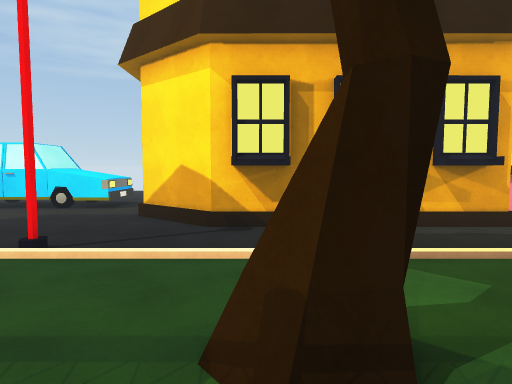
[1] (above)

18 first-person views from a walk through a 3-D level made in the Unity game engine. The camera is 1.5 m above the floor, tilts 4° down and sees 75° across. The floor is counted in squares, 1 m on a side. Each view is taken from the middle of a square. On the plan, view 1 faces up. The plan holds only what a view shows up to about 15 squares ahead; the rest is blank. The place goes on beyond the plan. The player character is not drawn. Some animated figures are not drawn. Surface patterns are stand-ins for the level's own textures.

[2]
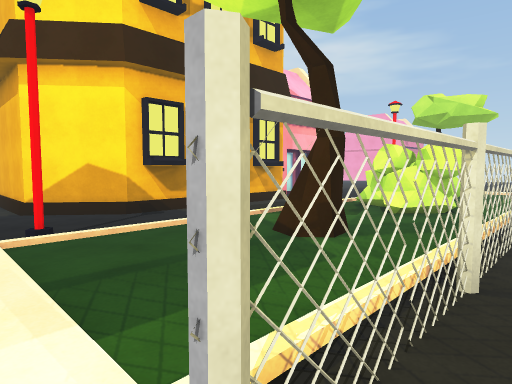

[3]
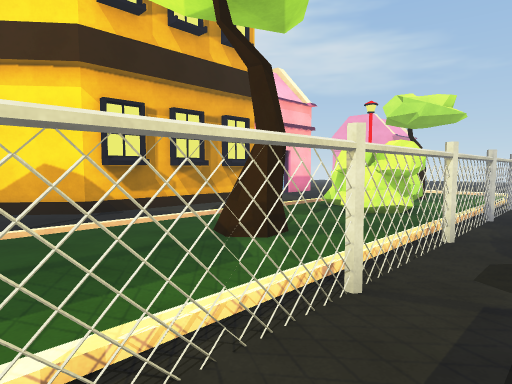

[4]
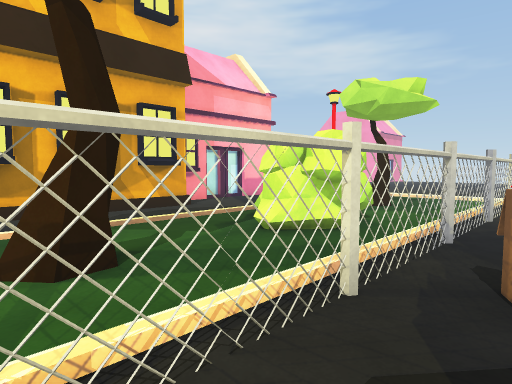

[5]
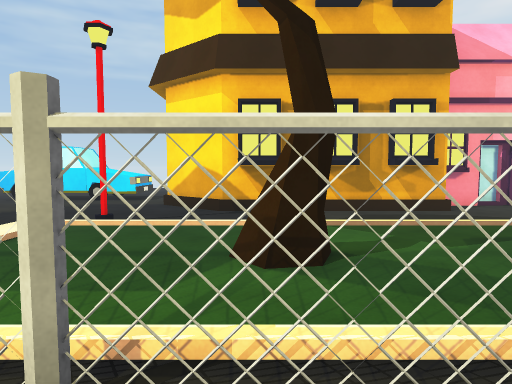

[6]
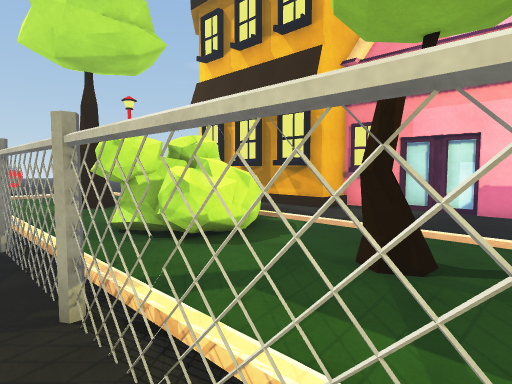

[7]
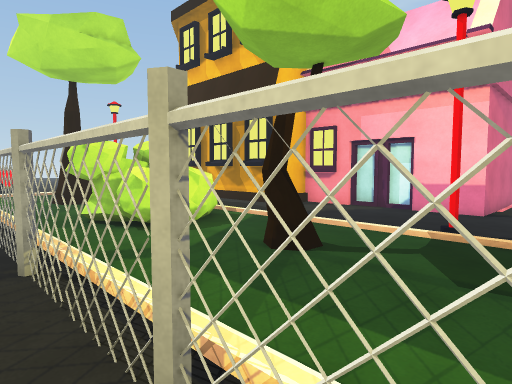

[8]
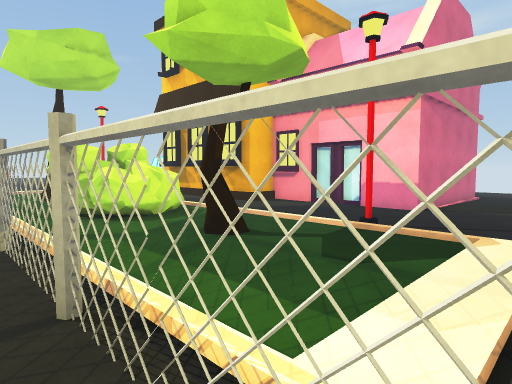

[9]
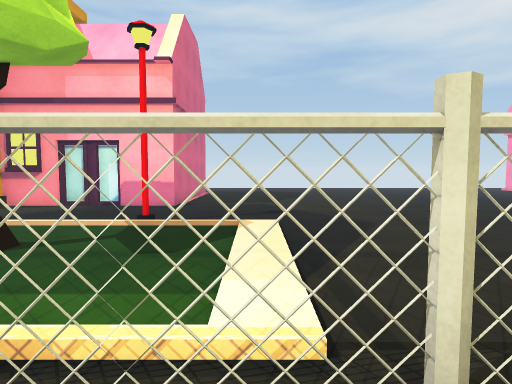

[10]
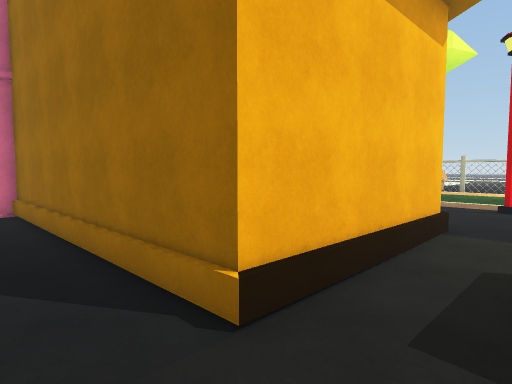

[11]
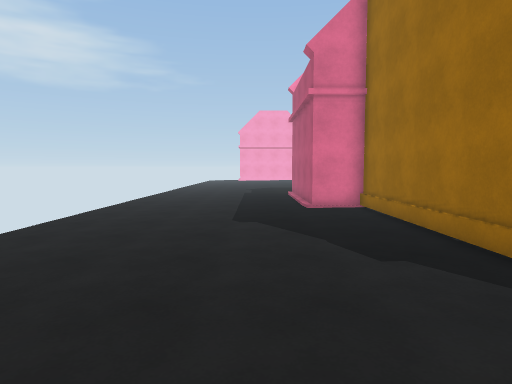

[12]
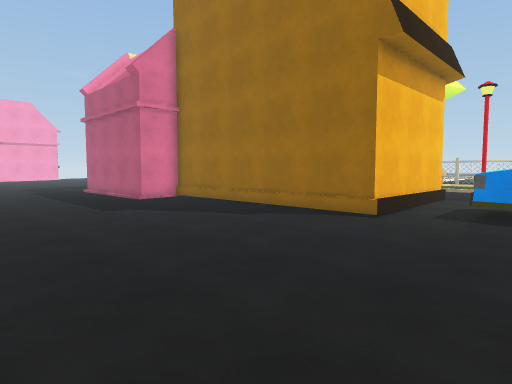

[13]
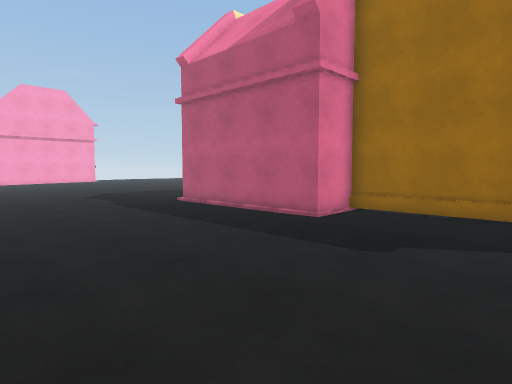

[14]
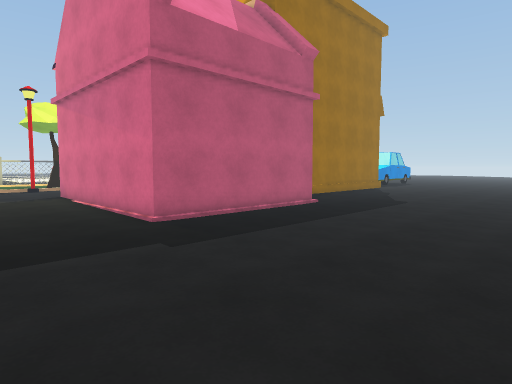

[15]
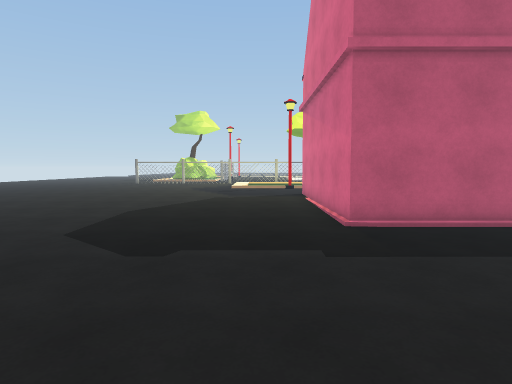

[16]
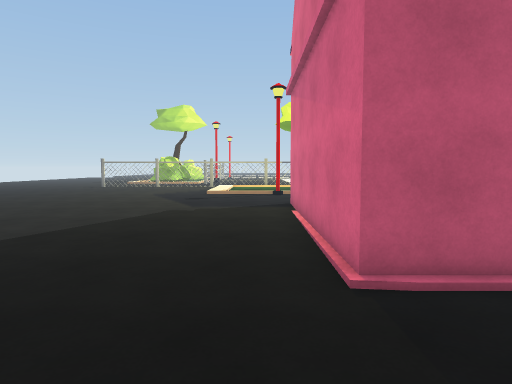

[17]
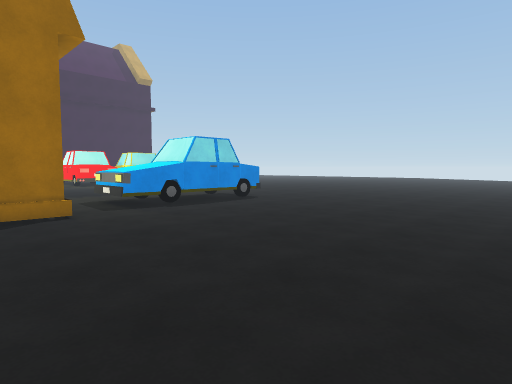

[18]
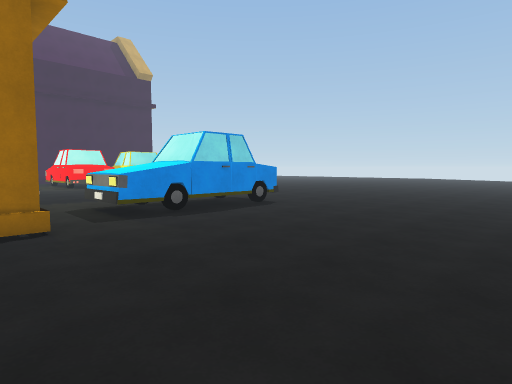

### Floor plan
Key: @ floor where view 1 was taken; # wall or solid block; x gap in a wall; . main floor; - floor 0.25 m lower than the main floor; / step, stairs or slope; = window, fence, low wall or low ledge; ^ raised ledge; C car.
Columns run from 8 left of view 1 to 18 right of it. Each row starts with its distance up from view 1.
 27    --  - ---------    --- -
 26 ------  -----------------
 25 ---------------------------
 24 ---------------------------
 23 ---------------------------
 22 ---------------------------
 21 ---------------------------
 20 ---------------------------
 19 ---------------########----
 18 ---------------#      #----
 17 ----############      #----
 16 CCC.#                 #....
 15 CCC.#                 #....
 14 CCC.#                 #....
 13 CCC.#                 #....
 12 ....#                 #....
 11 ....##         ########....
 10 .....###       ##..........
  9  ......#########...........
  8 ..........##.##............
  7 ...........................
  6  ...#.................#....
  5   //...........=...........
  4   //..........#^^..........
  3    /....##...^###...#......
  2   //....##...####..........
  1   //..........###..........
  0   //////@////////////////..
 -1    #xxx##xxx##xxx##x##xx###
 -2   .  .......x.... x...... .
 -3    .  ...                .

Positions as (right, up) in squares from view 1, and headings:
1: (0, 0), facing up
2: (-6, -2), facing up-right
3: (-5, -3), facing up-right
4: (-1, -3), facing up-right
5: (0, -3), facing up
6: (14, -2), facing up-left
7: (16, -2), facing up-left
8: (18, -2), facing up-left
9: (17, -3), facing up
10: (-6, 19), facing down-right
11: (-6, 21), facing right
12: (-8, 26), facing down-right
13: (1, 27), facing down-right
14: (18, 27), facing down-left
15: (16, 27), facing down
16: (15, 23), facing down
17: (-1, 27), facing down-left
18: (-2, 25), facing down-left
